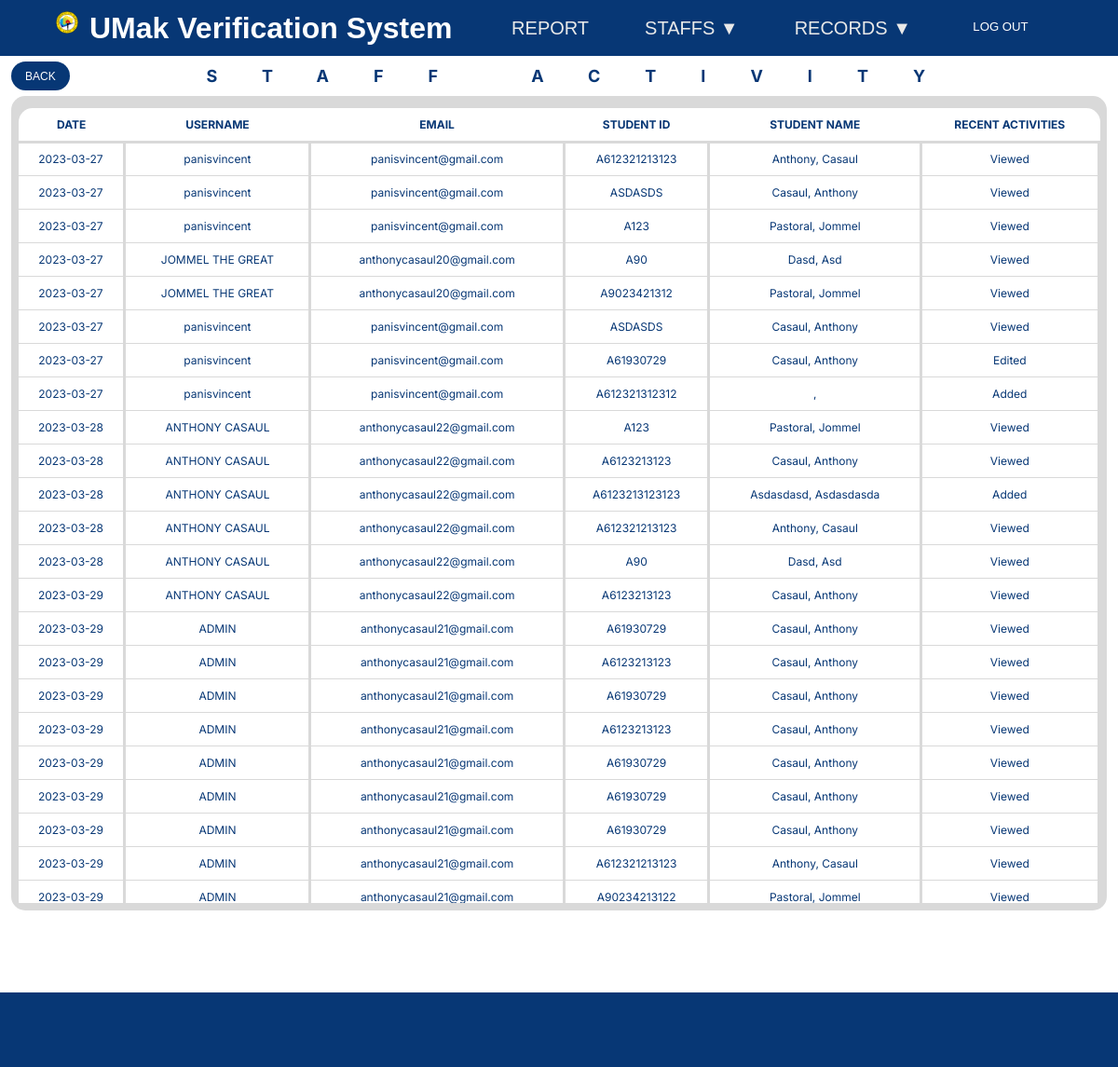
Page /staffactivity.php (signed in) on the committed database.
### tables this page shows
CREATE TABLE `activity_history` (
  `id` int(250) NOT NULL,
  `activity_date` date NOT NULL,
  `staff_username` varchar(250) NOT NULL,
  `staff_email` varchar(250) NOT NULL,
  `student_id` varchar(20) NOT NULL,
  `student_lname` varchar(250) NOT NULL,
  `student_fname` varchar(250) NOT NULL,
  `recent_activity` varchar(250) NOT NULL
);

### staffactivity.php (the view, shortened to what this page needs)
<?php
include 'condb.php';
$username = $_SESSION['username'];
$navBar = mysqli_query($conn, "SELECT * FROM `accounts` WHERE Email = '$username'") or die('query failed');
$rowNavBar = $navBar->fetch_assoc();
$account_tag = $rowNavBar['account_tag'];
$Admin = "Admin";
$select = mysqli_query($conn, "SELECT * FROM `activity_history`") or die('query failed');
?>
<!DOCTYPE html>
<html lang="en">
<head>
<link rel="stylesheet" href="staffactivity.css">
<body>
  <div class="menu-bar">
      <div class="logoText">
        <img src="img/UMakLogo.png" alt="" class="umakLogo">
        <h1 class="logo">UMak Verification System</span></h1>
      </div>
      <ul>
      <?php
         if($account_tag == $Admin){
          echo '
          <li><a href="dashboard.php">REPORT</a></li>
          <li>
            <a href="admin_staff.php">STAFFS ▼</a>
            <div class="dropdown-menu">
              <ul>
                <li><a href="admin_staff.php">View Staffs</a></li>
                <li><a href="addStaff.php">Add Staffs</a></li>
                <li><a href="staffactivity.php">Show Staff Activities</a></li>
              </ul>
            </div>
          </li>';
         }
        ?>
        <li>
          <a href="records.php">RECORDS ▼</a>
        </li>
        <li>
          <form action="index.php" method="post">
            <button type="submit" name="logout" class="logout">LOG OUT</button>
          </form>
        </li>
      </ul>
    </div>
      <div class="container1">
        <button class="back" onclick="window.location.href='admin_staff.php';"> BACK</button>
        <div class="staffactivitytext"><h2>STAFF ACTIVITY</h2> </div>
    </div>
      <div class="container2">
        <div class="staffactivitytable">
            <table class="table1">
              <tbody>
                <tr>
                    <th>DATE</th>
                    <th>USERNAME</th>
                    <th>EMAIL</th>
                    <th>STUDENT ID</th>
                    <th>STUDENT NAME</th>
                    <th>RECENT ACTIVITIES</th>
                </tr>
              </tbody>
               <?php
if(mysqli_num_rows($select) > 0){
			while($row = mysqli_fetch_assoc($select)){
                $date = $row['activity_date'];
                $username = $row['staff_username'];
                $email = $row['staff_email'];
                $studentid = strtoupper($row['student_id']);
                $student_lname = $row['student_lname'];
                $student_fname = $row['student_fname'];
                $student_name = ucwords(strtolower($student_lname . ', '.$student_fname));
                $activity = $row['recent_activity'];
                echo '
              <tbody>
              <tr>
              <td>'.$date.'</td>
              <td>'.$username.'</td>
              <td>'.$email.'</td>
              <td>'.$studentid.'</td>
              <td>'.$student_name.'</td>
              <td>'.$activity.'ed</td>
              </tr>
              </tbody>';
      }
}
else{
            echo "<div class='no_data'>No Data Found</div>";
        }
?>
            </table>
        </div>
      </div>
      <footer></footer>
</body>
</html>

### staffactivity.css (style rules this page uses)
:root { --color-primary: #0073ff; --color-white: #e9e9e9; --color-black: #141d28; --color-black-1: #212b38; }
* { margin: 0; padding: 0; box-sizing: border-box; }
body { font-family: sans-serif; }
h1 { color: white; }
.logoText { display: flex; }
.umakLogo { height: 2vw; margin-right: 1vw; }
.menu-bar { background-color: #073775; height: 60px; width: 100%; display: flex; justify-content: space-between; align-items: center; padding: 0 5%; position: relative; }
.menu-bar ul { list-style: none; display: flex; }
.menu-bar ul li { padding: 10px 30px; position: relative; }
.menu-bar ul li a { font-size: 20px; color: var(--color-white); text-decoration: none; transition: all 0.3s; }
.menu-bar li .logout { background-color: rgba(0, 0, 0, 0); font-size: 1.1vw; width: 6vw; color: white; border: none; cursor: pointer; }
.container1 { display: flex; margin: 0.5% 1% 0px 1%; justify-content: center; color: #073775; }
.staffactivitytext { padding: 5px; flex-grow: 9; letter-spacing: 4vw; text-align: center; font-family: "Inter", sans-serif; font-size: 1vw; }
.back { background-color: #073775; color: white; padding: 6px 15px; border-radius: 25px; font-size: 1vw; border: none; cursor: pointer; }
.container2 { margin-top: 0.5%; margin-left: 1%; margin-right: 1%; background-color: #d9d9d9; font-family: "Inter"; height: auto; padding: 7.5px; border-radius: 15px; color: #073775; }
.staffactivitytable { overflow-y: auto; height: 75vh; }
table { background-color: white; width: 100%; margin: 0.5% 0px; text-align: center; border-radius: 15px; border-collapse: collapse; font-size: 1vw; }
td { border-right: solid 3px #d9d9d9; height: 3vw; border-bottom: solid 1px #d9d9d9; }
th { height: 3vw; border-bottom: solid 3px #d9d9d9; position: sticky; top: 0; }
td:nth-child(1) { border-left: none; }
footer { position: fixed; bottom: 0; height: 7%; width: 100%; background-color: #073775; }

### rows in the picture
activity_history: activity_date "2023-03-27", staff_username "panisvincent", staff_email "panisvincent@gmail.com", student "A612321213123", student_name "Anthony, Casaul", recent_activity "View"
activity_history: activity_date "2023-03-27", staff_username "panisvincent", staff_email "panisvincent@gmail.com", student "ASDASDS", student_name "Casaul, Anthony", recent_activity "View"
activity_history: activity_date "2023-03-27", staff_username "panisvincent", staff_email "panisvincent@gmail.com", student "A123", student_name "Pastoral, Jommel", recent_activity "View"
activity_history: activity_date "2023-03-27", staff_username "JOMMEL THE GREAT", staff_email "anthonycasaul20@gmail.com", student "A90", student_name "Dasd, Asd", recent_activity "View"
activity_history: activity_date "2023-03-27", staff_username "JOMMEL THE GREAT", staff_email "anthonycasaul20@gmail.com", student "A9023421312", student_name "Pastoral, Jommel", recent_activity "View"
activity_history: activity_date "2023-03-27", staff_username "panisvincent", staff_email "panisvincent@gmail.com", student "ASDASDS", student_name "Casaul, Anthony", recent_activity "View"
activity_history: activity_date "2023-03-27", staff_username "panisvincent", staff_email "panisvincent@gmail.com", student "A61930729", student_name "Casaul, Anthony", recent_activity "Edit"
activity_history: activity_date "2023-03-27", staff_username "panisvincent", staff_email "panisvincent@gmail.com", student "A612321312312", student_name ",", recent_activity "Add"
activity_history: activity_date "2023-03-28", staff_username "ANTHONY CASAUL", staff_email "anthonycasaul22@gmail.com", student "A123", student_name "Pastoral, Jommel", recent_activity "View"
activity_history: activity_date "2023-03-28", staff_username "ANTHONY CASAUL", staff_email "anthonycasaul22@gmail.com", student "A6123213123", student_name "Casaul, Anthony", recent_activity "View"
activity_history: activity_date "2023-03-28", staff_username "ANTHONY CASAUL", staff_email "anthonycasaul22@gmail.com", student "A6123213123123", student_name "Asdasdasd, Asdasdasda", recent_activity "Add"
activity_history: activity_date "2023-03-28", staff_username "ANTHONY CASAUL", staff_email "anthonycasaul22@gmail.com", student "A612321213123", student_name "Anthony, Casaul", recent_activity "View"
activity_history: activity_date "2023-03-28", staff_username "ANTHONY CASAUL", staff_email "anthonycasaul22@gmail.com", student "A90", student_name "Dasd, Asd", recent_activity "View"
activity_history: activity_date "2023-03-29", staff_username "ANTHONY CASAUL", staff_email "anthonycasaul22@gmail.com", student "A6123213123", student_name "Casaul, Anthony", recent_activity "View"
activity_history: activity_date "2023-03-29", staff_username "ADMIN", staff_email "anthonycasaul21@gmail.com", student "A61930729", student_name "Casaul, Anthony", recent_activity "View"
activity_history: activity_date "2023-03-29", staff_username "ADMIN", staff_email "anthonycasaul21@gmail.com", student "A6123213123", student_name "Casaul, Anthony", recent_activity "View"
activity_history: activity_date "2023-03-29", staff_username "ADMIN", staff_email "anthonycasaul21@gmail.com", student "A61930729", student_name "Casaul, Anthony", recent_activity "View"
activity_history: activity_date "2023-03-29", staff_username "ADMIN", staff_email "anthonycasaul21@gmail.com", student "A6123213123", student_name "Casaul, Anthony", recent_activity "View"
activity_history: activity_date "2023-03-29", staff_username "ADMIN", staff_email "anthonycasaul21@gmail.com", student "A61930729", student_name "Casaul, Anthony", recent_activity "View"
activity_history: activity_date "2023-03-29", staff_username "ADMIN", staff_email "anthonycasaul21@gmail.com", student "A61930729", student_name "Casaul, Anthony", recent_activity "View"
activity_history: activity_date "2023-03-29", staff_username "ADMIN", staff_email "anthonycasaul21@gmail.com", student "A61930729", student_name "Casaul, Anthony", recent_activity "View"
activity_history: activity_date "2023-03-29", staff_username "ADMIN", staff_email "anthonycasaul21@gmail.com", student "A612321213123", student_name "Anthony, Casaul", recent_activity "View"
activity_history: activity_date "2023-03-29", staff_username "ADMIN", staff_email "anthonycasaul21@gmail.com", student "A90234213122", student_name "Pastoral, Jommel", recent_activity "View"
